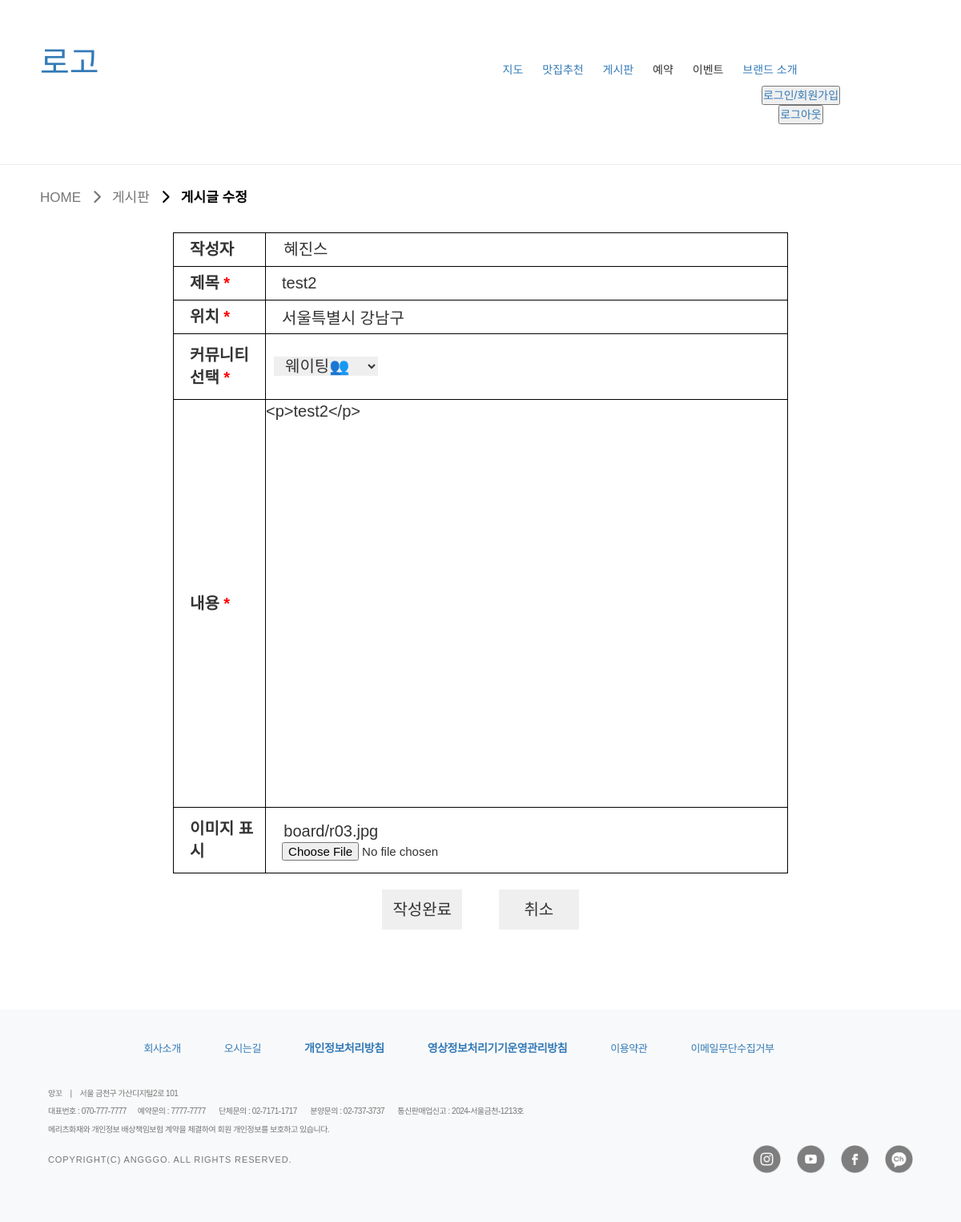
The app's page /board/bmodify/2/ with its own data.
### board/models.py (models this page shows, shortened)
class Board(models.Model):
  bno = models.AutoField(primary_key=True)
  member = models.ForeignKey(Member,on_delete=models.DO_NOTHING, null=True)
  btitle = models.CharField(max_length=1000)
  bcontent = models.TextField()
  bgps = models.CharField(max_length=1000)
  bselect = models.CharField(max_length=500,choices=CHOICES)
  like_member = models.ManyToManyField(Member,default='',related_name='like_member')
  bgroup = models.IntegerField(null=True)
  bstep = models.IntegerField(default=0)
  bindent = models.IntegerField(default=0)
  bhit = models.IntegerField(default=0)
  bdate = models.DateTimeField(auto_now=True)
  bfile = models.ImageField(null=True,blank=True,upload_to='board')

### member/models.py (models this page shows, shortened)
class Member(models.Model):
    id = models.CharField(max_length=50, primary_key=True)  # 아이디
    pw = models.CharField(max_length=100)  # 패스워드
    name = models.CharField(max_length=100)  # 사용자명
    nickname = models.CharField(max_length=100)  # 닉네임
    birth = models.DateField(null=True)  # 생년월일
    email = models.EmailField(max_length=100)  # 사용자 이메일
    tel = models.CharField(max_length=20)  # 사용자 전화번호
    addr = models.CharField(max_length=200)  # 사용자 주소
    mDate = models.DateTimeField(auto_now_add=True)  # 가입일
    point = models.IntegerField(default=0)  # 마일리지
    agree1 = models.DateTimeField(auto_now_add=True) # 필수약관동의
    agree2 = models.DateTimeField(auto_now_add=True) # 선택약관동의

### board/views.py (the view, shortened to what this page needs)
# urls.py: path('bmodify/<int:bno>/', views.bmodify, name='bmodify'),   # 게시글 수정하기
def bmodify(request,bno):   # 1. 글수정페이지 호출 / 2. 글수정 저장
  if request.method == 'GET':
    qs = Board.objects.get(bno=bno)
    context = {"board":qs}
    return render(request,'bmodify.html',context)

### board/templates/bmodify.html (shortened to what this page needs)
{% load static %}
<!DOCTYPE html>
<html lang="ko">
<head>
  <link rel="stylesheet" href="https://cdnjs.cloudflare.com/ajax/libs/font-awesome/6.1.0/css/all.min.css" />
  <link rel="stylesheet" type="text/css" href="{% static '/css/bmodify.css' %}">
    <link href="https://stackpath.bootstrapcdn.com/bootstrap/3.4.1/css/bootstrap.min.css" rel="stylesheet">
    <link href="https://cdn.jsdelivr.net/npm/summernote@0.9.0/dist/summernote.min.css" rel="stylesheet">
</head>
<body>
  <header>
    <div class="inner">
      <a href="/"><span class="main_logo">로고</span></a>
      <ul>
        <a href="/map/success/"><li>지도</li></a>
        <a href="/foodBoard/foodList/"><li>맛집추천</li></a>
        <a href="/board/nboard/"><li>게시판</li></a>
        <li>예약</li>
        <li>이벤트</li>
        <a href="/Brand/"><li>브랜드 소개</li></a>
      </ul>
      <span>
        <button type="button" class="ag_my"><a href="/member/login/">로그인/회원가입</a></button>
        <button type="button" class="ag_my"><a href="/member/logout/">로그아웃</a></button>
      </span>
    </div>
    <hr>
  </header>
  <main>
    <div class="here">
      <div class="sub_navloc">HOME&nbsp;&nbsp; <i class="fa-solid fa-chevron-right"></i>&nbsp;&nbsp; 게시판&nbsp;&nbsp; <strong><i class="fa-solid fa-chevron-right"></i>&nbsp;&nbsp; 게시글 수정</strong></div>
    </div>
    <div class="bmodify">
      <form action="" name="modifyFrm" id="modifyFrm" method="post" enctype="multipart/form-data">
        <table>
          <colgroup>
            <col width="15%">
            <col width="85%">
          </colgroup>
          <tr>
            <th class="summer">작성자</th>
            <td>&nbsp;&nbsp;&nbsp;&nbsp;{{board.member.nickname}}</td>
          </tr>
          <tr>
            <th class="star">제목</th>
            <td><input type="text" name="btitle" id="btitle" value="{{board.btitle}}"></td>
          </tr>
          <tr>
            <th class="star">위치</th>
            <td id="blocation"><input type="text" name="bgps" id="bgps" value="{{board.bgps}}"></td>
          </tr>
          <tr>
            <th class="star">커뮤니티 선택</th>
            <td>
              <select name="bselect" id="community">
                <option value="웨이팅" id="waiting" {% if '웨이팅' in board.bselect %}selected{% endif %}>웨이팅👥</option>
              </select>
            </td>
          </tr>
          <tr>
            <th class="star">내용</th>
            <td class="sumcontent">
              <textarea name="bcontent" id="summernote" cols="50" rows="10">{{board.bcontent}}</textarea>
            </td>
          </tr>
          <tr>
            <th class="summer">이미지 표시</th>
            <td>
              &nbsp;&nbsp;&nbsp;&nbsp;{{board.bfile}}
              <input type="file" onchange="readURL(this);" name="bfile" id="file">
            </td>
          </tr>
        </table>
        <div class="button-wrapper">
          <button type="button" class="write">작성완료</button>
          <button type="button" class="cancel" onclick="javascript:location.href='/board/nboard/'">취소</button>
        </div>
      </form>
    </div>
  </main>
  <footer>
    <div class="footerr">
        <div class="ftnavi">
            <ul>
                <li><a href="">회사소개</a></li>
                <li><a href="">오시는길</a></li>
                <li><a href="">개인정보처리방침</a></li>
                <li><a href="">영상정보처리기기운영관리방침</a></li>
                <li><a href="">이용약관</a></li>
                <li><a href="">이메일무단수집거부</a></li>
            </ul>
        </div>
        <div class="bottom_footer">
            <div class="addr">
                <p>앙꼬<span>|</span>서울 금천구 가산디지털2로 101</p>
                <p class="tel">대표번호 : 070-777-7777&nbsp;&nbsp;
                    <span>예약문의 : 7777-7777</span>
                    <span>단체문의 : 02-7171-1717</span>
                    <span>분양문의 : 02-737-3737</span>
                    <span>통신판매업신고 : 2024-서울금천-1213호</span>
                </p>
                <p>메리츠화재와 개인정보 배상책임보험 계약을 체결하여 회원 개인정보를 보호하고 있습니다.</p>
                <p class="copy">COPYRIGHT(C) ANGGGO. ALL RIGHTS RESERVED.</p>
            </div>
            <div class="sns">
                <a href="#"><img src="/static/images/main/insta_btn_fnew.png"></a>
                <a href="#"><img src="/static/images/main/youtube_btn_fnew.png"></a>
                <a href="#"><img src="/static/images/main/facebook_btn_fnew.png"></a>
                <a href="#"><img src="/static/images/main/kakao_ch_btn_fnew.png"></a>
            </div>
        </div>
    </div>
</footer>
</body>
</html>

### static/css/bmodify.css (style rules this page uses)
* { margin: 0; padding: 0; font-family: "Noto Sans KR", sans-serif; font-optical-sizing: auto; font-style: normal; }
ul, ol { list-style: none; }
a { text-decoration: none; color: inherit; cursor: pointer; }
main { width: 100%; box-sizing: border-box; }
* { margin: 0; padding: 0; }
header { height: 100px; }
.inner { margin: 50px; box-sizing: border-box; }
ul, li, span { display: inline-block; text-align: center; }
ul { margin: 0 auto; }
li { margin-right: 20px; }
.main_logo { font-size: 40px; margin-right: 500px; }
.ag_my { margin-left: 800px; }
img { width: 2100px; height: 600px; margin-top: 100px; }
table, tr, td { border: 1px solid black; border-collapse: collapse; }
.bmodify { width: 100%; height: 1000px; position: relative; top: 50px; box-sizing: border-box; }
#modifyFrm { width: 80%; height: 900px; margin: 0 auto; box-sizing: border-box; }
.here { width: 90%; height: 30px; position: relative; top: 25px; margin-left: 50px; margin-top: 60px; }
.here>div { color: #767676; }
.here>i, strong { color: black; }
.sub_navloc { font-size: 17px; }
#modifyFrm>table { width: 80%; height: 800px; border: 1px solid red; margin: 0 auto; }
#modifyFrm { font-size: 20px; }
#modifyFrm .summer { padding-left: 20px; }
#modifyFrm .star { padding-left: 20px; }
#modifyFrm .star::after { content: " *"; color: red; }
input[type=text] { border: 0; width: 100%; height: 100%; font-size: 20px; padding-left: 20px; }
td.sumcontent { width: 850px; height: 400px; padding: 0; margin: 0; }
#summernote { width: 100%; height: 500px; resize: none; box-sizing: border-box; border: none; outline: none; font-size: 20px; }
#community { width: 20%; font-size: 20px; border: none; position: relative; left: 10px; padding-left: 10px; }
.button-wrapper { width: 80%;height: 50px; text-align: center; margin: 10px auto; }
.button-wrapper>button { width: 100px; height: 50px; font-size: 20px; border:none; box-shadow: none; cursor: pointer; margin: 10px 20px; }
input[type=file] { font-size: 15px; padding-left: 20px; }
footer { width: 100%; height: 265px; margin-top: 20px; --bs-bg-opacity: 1; background-color: rgba(248, 249, 250, var(--bs-bg-opacity)) !important; padding-top: 3rem !important; padding-bottom: 3rem !important; }
.footerr { align-items: center; justify-content: center; flex-direction: column; padding-right: 1.5rem !important; padding-left: 1.5rem !important; padding-right: 3rem !important; padding-left: 3rem !important; width: 100%; padding-right: calc(1.5rem * 0.5); padding-left: calc(0 * 0.5); margin-right: auto; margin-left: auto; }
@media (min-width: 576px) { .footerr { max-width: 540px; } }
@media (min-width: 768px) { .footerr { max-width: 720px; } }
@media (min-width: 992px) { .footerr { max-width: 960px; } }
@media (min-width: 1200px) { .footerr { max-width: 1140px; } }
.ftnavi { display: flex; margin: 0 auto; flex-direction: column; align-items: center; justify-content: center; padding-left: 20px; padding-right: 20px; padding-top: 8px; }
.ftnavi ul { color: #000000; box-sizing: border-box; }
.ftnavi li { list-style: none; float: left; }
.ftnavi li a { font-size: 13px; font-weight: 300; letter-spacing: -0.03em; margin: 0 34px 10px 0; }
.ftnavi li:nth-child(3) a, .ftnavi li:nth-child(4) a { font-size: 14px; font-weight: 600; }
.bottom_footer { display: flex; align-items: flex-end; justify-content: space-between; width: 100%; padding-bottom: 10px; }
.addr { width: 60%; padding-top: 20px; color: #767676; font-size: 10px; font-weight: 400; letter-spacing: -0.05em; }
.addr p { margin-bottom: 8px; }
.addr span { margin: 0 10px; }
.tel span { margin: 0 7px; }
.addr .copy { padding-top: 15px; font-size: 11px; font-weight: 300; letter-spacing: 0.08em; }
.sns { display: flex; justify-content: flex-start; align-items: right; margin-left: auto; }
.sns a { margin-left: 20px; display: flex; justify-content: flex-end; align-items: center; padding-right: 0; }
.sns img { width: 35px; height: 35px; margin-right: 0; }

### records on screen
Board: member.nickname "혜진스", btitle "test2", bgps "서울특별시 강남구", bselect "웨이팅👥", bcontent "<p>test2</p>", bfile "board/r03.jpg"
